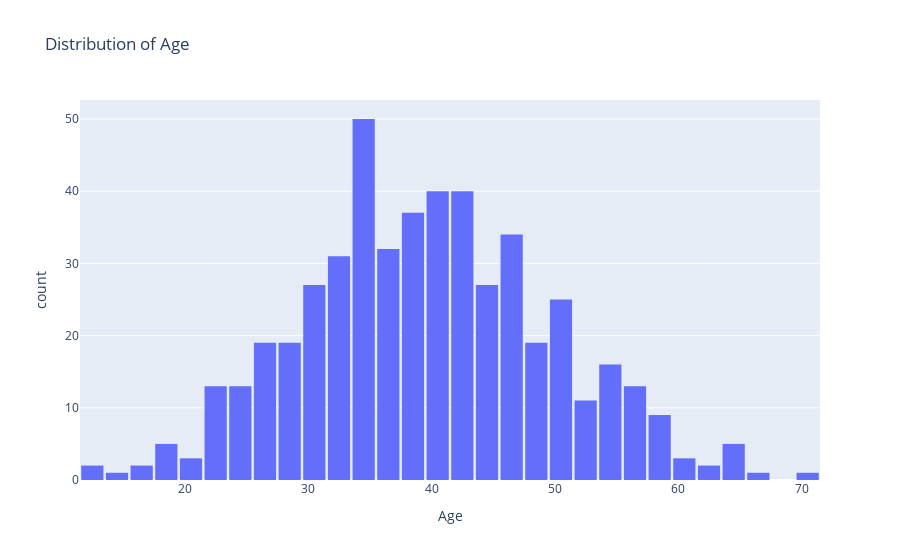
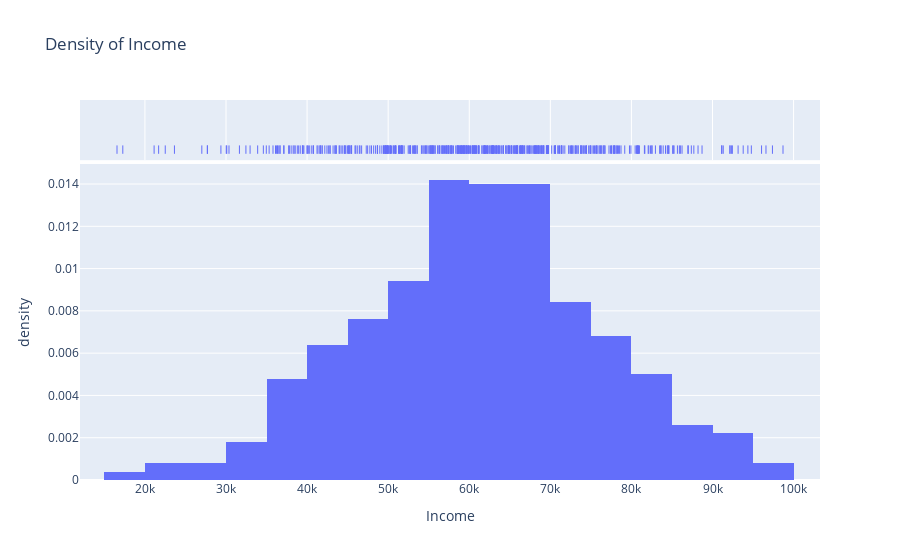
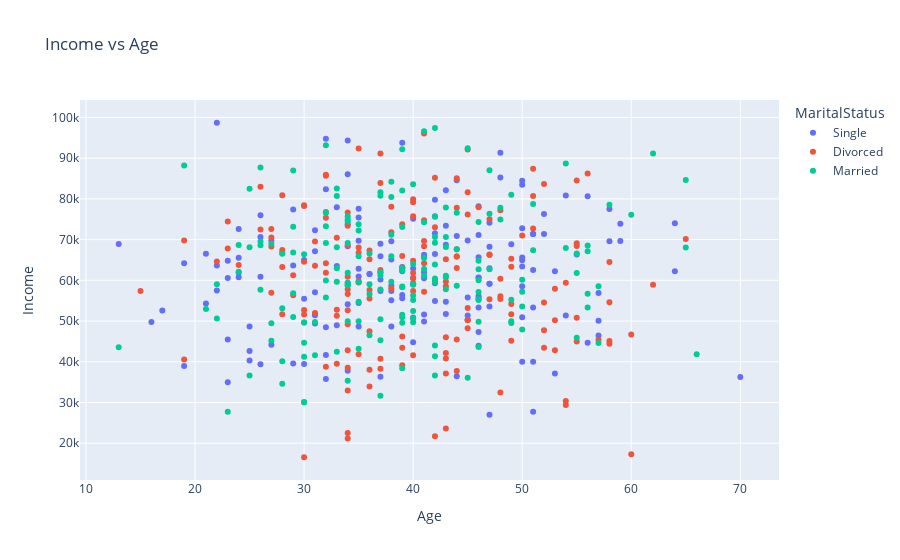
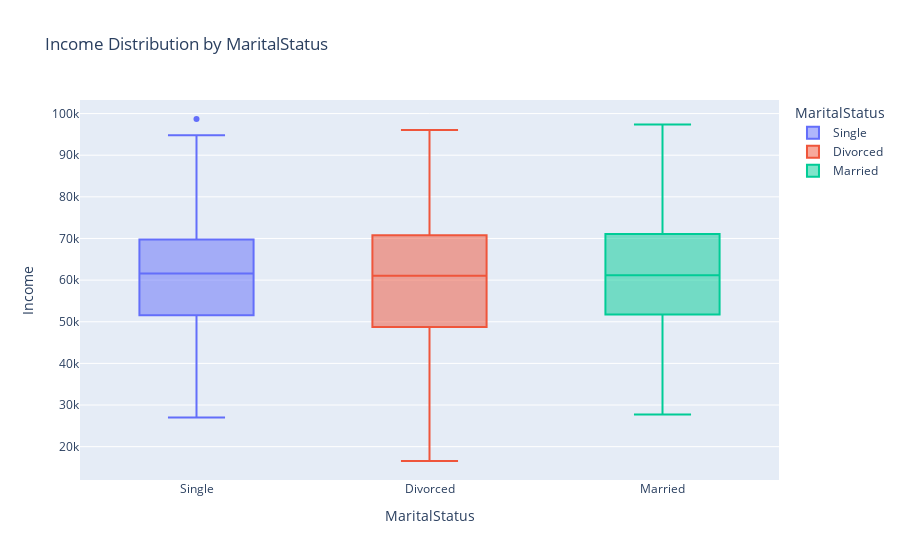

Here is the notebook cell these charts were saved with, in order:
### Code cell
if __name__ == "__main__":
    df = generate_dummy_data()

    print("🔹 Histogram: Age Distribution")
    plot_histogram(df, column='Age')

    print("🔹 Density Plot: Income")
    plot_density(df, column='Income')

    print("🔹 Scatter Plot: Income vs Age by Marital Status")
    plot_scatter(df, x='Age', y='Income', color='MaritalStatus')

    print("🔹 Boxplot: Income by Marital Status")
    plot_box(df, x='MaritalStatus', y='Income', color='MaritalStatus')

    print("🔹 Violin Plot: Trip Duration by Passenger Type")
    plot_violin(df, x='PassengerType', y='TripDuration', color='PassengerType')

    print("🔹 Bar Plot: Mean Coupon Acceptance by Type")
    plot_bar(df, x='CouponType', y='AcceptedCoupon')

    print("🔹 Count Plot: Passenger Type Frequency")
    plot_count(df, x='PassengerType')

    print("🔹 Heatmap: Correlation Matrix")
    plot_correlation_heatmap(df)

    print("🔹 Regression Plot: Income vs Age by Marital Status")
    plot_regression(df, x='Age', y='Income', color='MaritalStatus')

### Figure 1 — Plotly figure (JSON) as saved in the notebook; plotly's stock layout.template omitted (floating-point values rounded to 4 significant figures; data arrays with more than 128 entries replaced by an {"elided": "..."} marker saying what was removed)
{"data": [{"bingroup": "x", "hovertemplate": "Age=%{x}<br>count=%{y}<extra></extra>", "legendgroup": "", "marker": {"color": "#636efa", "pattern": {"shape": ""}}, "name": "", "nbinsx": 30, "orientation": "v", "showlegend": false, "type": "histogram", "x": {"elided": "500 int values"}, "xaxis": "x", "yaxis": "y"}], "layout": {"bargap": 0.1, "barmode": "relative", "legend": {"tracegroupgap": 0}, "title": {"text": "Distribution of Age"}, "xaxis": {"anchor": "y", "domain": [0, 1], "title": {"text": "Age"}}, "yaxis": {"anchor": "x", "domain": [0, 1], "title": {"text": "count"}}}}

### Figure 2 — Plotly figure (JSON) as saved in the notebook; plotly's stock layout.template omitted (floating-point values rounded to 4 significant figures; data arrays with more than 128 entries replaced by an {"elided": "..."} marker saying what was removed)
{"data": [{"bingroup": "x", "histnorm": "density", "hovertemplate": "Income=%{x}<br>density=%{y}<extra></extra>", "legendgroup": "", "marker": {"color": "#636efa", "pattern": {"shape": ""}}, "name": "", "orientation": "v", "showlegend": false, "type": "histogram", "x": {"elided": "500 int values"}, "xaxis": "x", "yaxis": "y"}, {"boxpoints": "all", "fillcolor": "rgba(255,255,255,0)", "hoveron": "points", "hovertemplate": "Income=%{x}<extra></extra>", "jitter": 0, "legendgroup": "", "line": {"color": "rgba(255,255,255,0)"}, "marker": {"color": "#636efa", "symbol": "line-ns-open"}, "name": "", "showlegend": false, "type": "box", "x": {"elided": "500 int values"}, "xaxis": "x2", "yaxis": "y2"}], "layout": {"barmode": "relative", "legend": {"tracegroupgap": 0}, "title": {"text": "Density of Income"}, "xaxis": {"anchor": "y", "domain": [0, 1], "title": {"text": "Income"}}, "xaxis2": {"anchor": "y2", "domain": [0, 1], "matches": "x", "showgrid": true, "showticklabels": false}, "yaxis": {"anchor": "x", "domain": [0, 0.8316], "title": {"text": "density"}}, "yaxis2": {"anchor": "x2", "domain": [0.8416, 1], "matches": "y2", "showgrid": false, "showline": false, "showticklabels": false, "ticks": ""}}}

### Figure 3 — Plotly figure (JSON) as saved in the notebook; plotly's stock layout.template omitted (floating-point values rounded to 4 significant figures; data arrays with more than 128 entries replaced by an {"elided": "..."} marker saying what was removed)
{"data": [{"customdata": {"elided": "165x5 mixed values"}, "hovertemplate": "MaritalStatus=%{customdata[1]}<br>Age=%{x}<br>Income=%{y}<br>AcceptedCoupon=%{customdata[0]}<br>PassengerType=%{customdata[2]}<br>TripDuration=%{customdata[3]}<br>CouponType=%{customdata[4]}<extra></extra>", "legendgroup": "Single", "marker": {"color": "#636efa", "symbol": "circle"}, "mode": "markers", "name": "Single", "orientation": "v", "showlegend": true, "type": "scatter", "x": {"elided": "165 int values"}, "xaxis": "x", "y": {"elided": "165 int values"}, "yaxis": "y"}, {"customdata": {"elided": "164x5 mixed values"}, "hovertemplate": "MaritalStatus=%{customdata[1]}<br>Age=%{x}<br>Income=%{y}<br>AcceptedCoupon=%{customdata[0]}<br>PassengerType=%{customdata[2]}<br>TripDuration=%{customdata[3]}<br>CouponType=%{customdata[4]}<extra></extra>", "legendgroup": "Divorced", "marker": {"color": "#EF553B", "symbol": "circle"}, "mode": "markers", "name": "Divorced", "orientation": "v", "showlegend": true, "type": "scatter", "x": {"elided": "164 int values"}, "xaxis": "x", "y": {"elided": "164 int values"}, "yaxis": "y"}, {"customdata": {"elided": "171x5 mixed values"}, "hovertemplate": "MaritalStatus=%{customdata[1]}<br>Age=%{x}<br>Income=%{y}<br>AcceptedCoupon=%{customdata[0]}<br>PassengerType=%{customdata[2]}<br>TripDuration=%{customdata[3]}<br>CouponType=%{customdata[4]}<extra></extra>", "legendgroup": "Married", "marker": {"color": "#00cc96", "symbol": "circle"}, "mode": "markers", "name": "Married", "orientation": "v", "showlegend": true, "type": "scatter", "x": {"elided": "171 int values"}, "xaxis": "x", "y": {"elided": "171 int values"}, "yaxis": "y"}], "layout": {"legend": {"title": {"text": "MaritalStatus"}, "tracegroupgap": 0}, "title": {"text": "Income vs Age"}, "xaxis": {"anchor": "y", "domain": [0, 1], "title": {"text": "Age"}}, "yaxis": {"anchor": "x", "domain": [0, 1], "title": {"text": "Income"}}}}

### Figure 4 — Plotly figure (JSON) as saved in the notebook; plotly's stock layout.template omitted (floating-point values rounded to 4 significant figures; data arrays with more than 128 entries replaced by an {"elided": "..."} marker saying what was removed)
{"data": [{"alignmentgroup": "True", "hovertemplate": "MaritalStatus=%{x}<br>Income=%{y}<extra></extra>", "legendgroup": "Single", "marker": {"color": "#636efa"}, "name": "Single", "notched": false, "offsetgroup": "Single", "orientation": "v", "showlegend": true, "type": "box", "x": {"elided": "165 str values"}, "x0": " ", "xaxis": "x", "y": {"elided": "165 int values"}, "y0": " ", "yaxis": "y"}, {"alignmentgroup": "True", "hovertemplate": "MaritalStatus=%{x}<br>Income=%{y}<extra></extra>", "legendgroup": "Divorced", "marker": {"color": "#EF553B"}, "name": "Divorced", "notched": false, "offsetgroup": "Divorced", "orientation": "v", "showlegend": true, "type": "box", "x": {"elided": "164 str values"}, "x0": " ", "xaxis": "x", "y": {"elided": "164 int values"}, "y0": " ", "yaxis": "y"}, {"alignmentgroup": "True", "hovertemplate": "MaritalStatus=%{x}<br>Income=%{y}<extra></extra>", "legendgroup": "Married", "marker": {"color": "#00cc96"}, "name": "Married", "notched": false, "offsetgroup": "Married", "orientation": "v", "showlegend": true, "type": "box", "x": {"elided": "171 str values"}, "x0": " ", "xaxis": "x", "y": {"elided": "171 int values"}, "y0": " ", "yaxis": "y"}], "layout": {"boxmode": "overlay", "legend": {"title": {"text": "MaritalStatus"}, "tracegroupgap": 0}, "title": {"text": "Income Distribution by MaritalStatus"}, "xaxis": {"anchor": "y", "categoryarray": ["Single", "Divorced", "Married"], "categoryorder": "array", "domain": [0, 1], "title": {"text": "MaritalStatus"}}, "yaxis": {"anchor": "x", "domain": [0, 1], "title": {"text": "Income"}}}}
